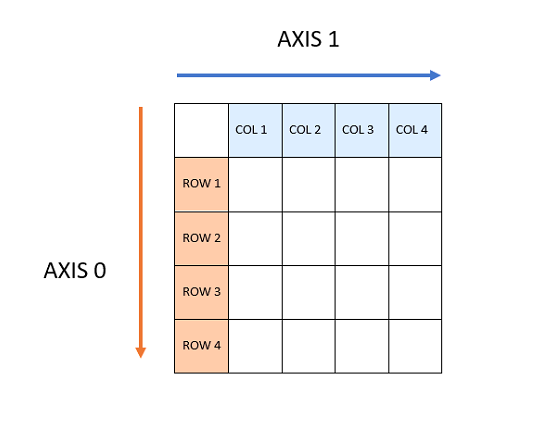
#> input picture Semester 5/Computer Vision and Deep Learning/Labs/Lab 1/axes.jpg, 542 x 429 px
$ jupyter execute 'Lab 1.ipynb'   (shell and % lines are left out)
#> lines starting #> are read from the running program, lines starting #| are printed output that depends on the picture
# Laboratory 1

Hello and welcome to your first laboratory! :)

This is an introductory session to Python and a few libraries that we'll frequently use in this course (numpy, matplotlib, opencv, keras).

After completing this session, you will:
* gain some basic image manipulation skills
* be able to vectorize code (avoid using for loops)
* get familiar with the concept of broadcasting in numpy

For some of the exercises you'll have the expected output displayed just below the cell, so that you can check if your output is correct.

[cell 1]
# library imports
import cv2
import tensorflow.keras as keras
import numpy as np
import matplotlib.pyplot as plt

#The line above is necesary to show Matplotlib's plots inside a Jupyter Notebook

# *numpy*

We'll frequently use the *numpy* library for this lecture; *numpy* is perhaps the most popular library used for scientific computing in Python. *numpy* works with multidimensional arrays, and provides several operations to efficiently manipulate these arrays.

An array contains elements of the same type, arranged in a grid of values. An array can be accessed by a tuple of non-negative integers, by booleans, by another array, or by integers, as we'll see later in this laboratory.

An array is described by its:
- rank - the number of dimensions of the array
- shape - a tuple that specifies the size of the array along each dimension
- type - the library provides several numeric datatypes (uint8, float32, int32 etc.)

There are several ways you can create an array in numpy:

[cell 2]
import numpy as np
# create an array with rank 1
a = np.array([1, 2, 3])
print('a is a numpy array ', type(a))
print('the shape of a is ', a.shape, ' and its rank is ', len(a.shape))
print('the type of the elements stored in a is ', a.dtype)
print('---')
b = np.array([[1.0, 2, 3],[4, 5, 6]])
print('the shape of b is ', b.shape, ' and its rank is ', len(b.shape))
print('the type of the elements stored in b is ', b.dtype)
print('---')
# numpy automatically determines the type of the elements that will be stored in the array
# but you can also specify the type in the constructor
c = np.array([[[0]]], dtype=np.uint8)
print('the shape of c is ', c.shape, ' and its rank is ', len(c.shape))
print('the type of the elements stored in c is ', c.dtype)

[cell 3]
# there are also other array constructors that you might find useful
a = np.zeros(shape=(1, 2)) # creates an array filled with 0s of shape (1, 2) - 1 row, two columns
print('zeros array {} of shape {}'.format(a, a.shape))

b = np.ones((224, 224, 3), dtype=np.uint8) # creates an array filled with ones of shape (224, 224, 3) and type uint8

c = np.full((4, 4, 3), 255) # creates an array filled with 255 of shape (4, 4, 3)

d = np.eye(3) # creates an identity matrix of size (3x3)
print('identity matrix of size 3x3 ', d)

r = np.random.random(10) # creates an array of 10 elements, filled with random values
print('array of 10 random elements ', r)

zl = np.zeros_like(r) # create a new array with the same shape as r, but filled with 0 values

## Indexing

[cell 4]
a = np.array([1, 2, 3])
print('a is ', a)
a[2] = 4
print('Set the 2nd element to 4')
print('Modified a is:')
print(a)

print('---')
b = np.eye(3)
b[1, 1] = 2
print('Modified b is')
print(b)

# you can use normal integer indexing
print('The first row of b is: ', b[0])
print('The second element from the second row of b is ', b[1, 1])

Similar to python lists, *numpy* allows you to <i>slice</i> the array; this is just a  flexible way to access subarrays.

[cell 5]
# slicing
a = np.arange(1, 10, 1) # returns an array with evenly spaced values in the interval [1, 10), with a step of 1
[1, 2, 3, 4, ..., 9]
print('a is \n', a)
print('a[3:6] is \n', a[3:6])   # get a slice from index 3 to 6 (exclusive)
print('a[3:] is \n', a[3:])    # get a slice from index 3 to the end
print('a[:3] is \n', a[:3])    # get a slice from the start to index 3 (exclusive)
print('a[4:-1] is \n', a[4:-1])  # get a slice from index 4 start to the last element of the array (exclusive)

print('---')

a = np.array([[1,2,3,4], [5,6,7,8], [9,10,11,12]])
print('a: ', a)

## ATTENTION! a slice is just a view on an array, so it points to the same data
# modifying it, it will modify the original array
r = a[:1,:]
print('row1:',  r)
print('a[0][0]: ', a[0, 0])
print('r[0][0]: ', r[0, 0])
print('r[0, 0] = 100')
r[0, 0] = 100
print('row1:',  r)
print('a[0][0]: ', a[0, 0])
print('r[0][0]: ', r[0, 0])

*numpy* also support integer array indexing.

Attention, there is a slight (and important) difference when using integer array indexing: when using slicing, the result will also be a subarray of the existing array (a view on the existing array), while integer array indexing allows you to create new arrays based on the the data in the original array.

[cell 6]
a = np.array(np.arange(0, 6, 1))
indices = [0, 2, 4]
b = a[indices] # this will get the elements from the indices 0, 2, 4 from the array a
print('original array: \n', a)
print('The elements in a from the indices', indices, 'are: \n', b)
print('---')

a = np.array([[1,2,3,4], [5,6,7,8], [9,10,11,12]])
indices = [[0, 1, 2], [2, 1, 0]] # this will get the elements from the indices (0, 2), (1, 1) and (2, 0) from the array a
b = a[tuple(indices)]  # b will be [3, 6, 9]
print('original array: \n', a)
print('The elements in the array at indices', indices, 'are: \n', b)

print('---')
# modifying this array, won't modify the original array
print(b)
b[0] = 100
print('b[0] = 100')
print('a = ', a)
print('b = ', b)

print('---')
print('More array indxing examples: ')
# with array indexing you can reuse the same index from the original array
b = a[[0, 0], [1, 1]]
print('b = ', b)
#  equivalent to
b = [a[0, 1], a[0, 1]]
print('b = ', b)

print('---')
print('Using array indexing to modify an element from each row in a matrix: ')
# modifing an element from each row in a matrix
ind = np.array([1, 0, 1])
a[np.arange(3), ind] = -100
print(a)

Array indexing can be mixed with slicing. When using slicing the resulting array will have the same rank as the original array, while when using array indexing you will get an array with a lower rank than the original array.

[cell 7]
a = np.array([[1,2,3,4], [5,6,7,8], [9,10,11,12]])
last_row_indexing = a[-1, :]
last_row_slicing = a[2:3, :]
print('Last row obtained with array indexing:\n',
      last_row_indexing, 'has shape:', last_row_indexing.shape)
print('Last row obtained with array indexing:\n',
      last_row_slicing, 'has shape:', last_row_slicing.shape)

*numpy* also allows you to use boolean array indexing, in which an array of booleans is used as a mask to select arbitrary elements in the array.

[cell 8]
a = np.array([11, 12, 13, 14])
indices = (a > 12)
# a > 12 returns an array of boolean of the same size as a;
# an element in this array is True is the element stored in the same position in a is larger than 12

print('a>12:\n', indices)
print('The numbers larger than 12 in a are:\n', a[indices])

## array operations
*numpy* provides functions and operator overload for various arithmetical operations on the arrays, such addition, subtraction, multiplication, dot products etc.

*Attention!!* **np.multiply** performs elementwise multiplication. If you want to perform matrix multiplication, you should use the **np.dot** function *!!*

[cell 9]
a = np.array([[1, 2],
             [3, 4]])
b = np.array([[11, 12],
             [13, 14]])

print('a is: ', a)
print('b is: ', b)
# elementwise operations
print('a+b is: \n', a + b)
print('a+b is: \n', np.add(a, b))

print('a-b is: \n', a - b)
print('a-b is: \n', np.subtract(a, b))

print('The maximum element in a is :', np.amax(a))
print('The position of this element in a is :', np.argmax(a)) # by defualt it returns the max in the flattened array

print('|a-b| is: \n', np.abs(a - b))

print('a*b (element wise) is: \n', a*b)
print('a*b (element wise) is: \n', np.multiply(a, b))

v = np.array([10, 20])
w = np.array([11, 11])
print('Dot product v x w is:\n', v.dot(w))
print('Dot product v x w is:\n', np.dot(v, w))

print('Dot product a x v (matrix x vector) is:\n', a.dot(v))

print('Dot product a x b (matrix x matrix) is:\n', a.dot(b))

## numpy axes

Another concept that is perhaps confusing for beginners in numpy is the concept of axes. As you'll see several mathematical functions (**np.sum**, **np.mean**, **np.min** etc.) require you to specify the axis along the operation should be applied.

Just as the cartesian coordinate system, numpy arrays have axes. For example, for a 2D array, the rows are the first axis (0 axis), and the columns are the second axis (axis 1).

[cell 10]
img_axes = cv2.imread('axes.jpg')
#> img_axes is the input picture: shape (429, 542, 3); mean B, G, R 245, 245.7, 247.5
dpi = plt.rcParams['figure.dpi']

height, width, depth = img_axes.shape
figsize = width / float(dpi), height / float(dpi)
plt.figure(figsize=figsize)
plt.imshow(img_axes)

Is is important to understand, for each operation, what the axis element controls.

For the common matemathical operations, which for example aggregate your data, the axis parameter controls which axis will be collapsed.
So, for example, if you have an array a, and you perform the operation np.sum(a, axis = 0), the rows will be collaped and this will sum down the columns. (It will not sum the rows).

[cell 11]
img_sum0 = cv2.imread('sum0.jpg')
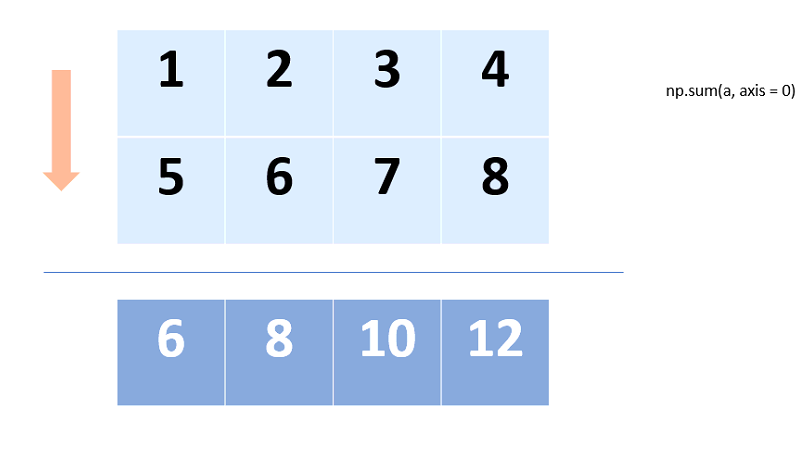
#> input picture Semester 5/Computer Vision and Deep Learning/Labs/Lab 1/sum0.jpg, 810 x 450 px
#> img_sum0 is the input picture: shape (450, 810, 3); mean B, G, R 247.4, 237.5, 229.9
dpi = plt.rcParams['figure.dpi']

height, width, depth = img_sum0.shape
figsize = width / float(dpi), height / float(dpi)
plt.figure(figsize=figsize)
plt.imshow(img_sum0)

Similarly, if you have an array a, and you perform the operation np.sum(a, axis = 1), the columns will be collaped and this will sum down the rows. (It will not sum the columns).

[cell 12]
img_sum1 = cv2.imread('sum1.jpg')
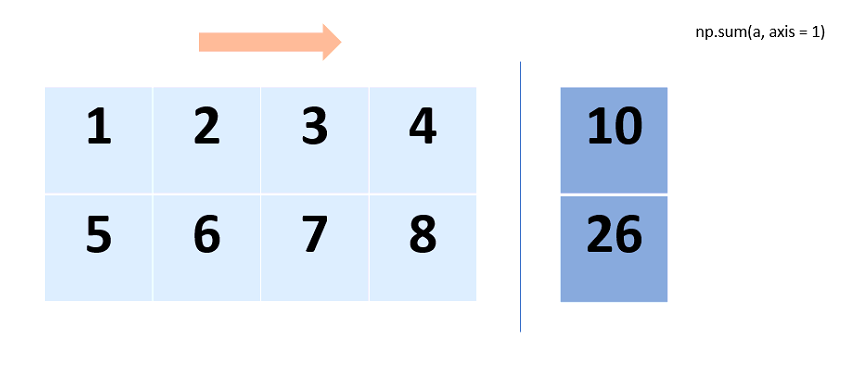
#> input picture Semester 5/Computer Vision and Deep Learning/Labs/Lab 1/sum1.jpg, 855 x 374 px
#> img_sum1 is the input picture: shape (374, 855, 3); mean B, G, R 246.9, 239.2, 233
dpi = plt.rcParams['figure.dpi']

height, width, depth = img_sum1.shape
figsize = width / float(dpi), height / float(dpi)
plt.figure(figsize=figsize)
plt.imshow(img_sum1)

Another example, for the concatentaion operation, the axis operator specifies the axis along which to stack the arrays.

If we specify the axis = 0 for concatenation, the arrays will be stacked along the rows (they will be concatenated vertically).

[cell 13]
img_concat0 = cv2.imread('concat0.jpg')
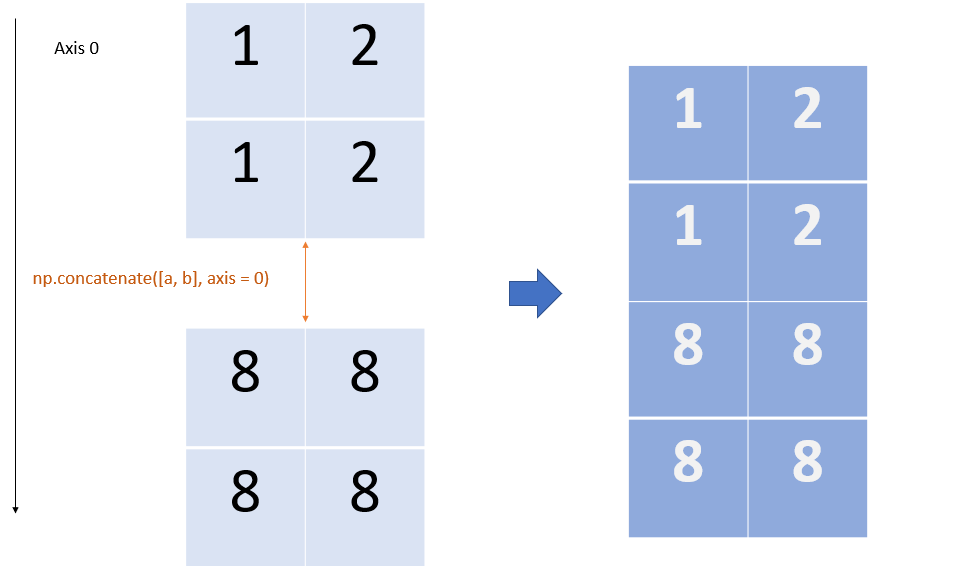
#> input picture Semester 5/Computer Vision and Deep Learning/Labs/Lab 1/concat0.jpg, 963 x 566 px
#> img_concat0 is the input picture: shape (566, 963, 3); mean B, G, R 243.2, 230.4, 223.5
dpi = plt.rcParams['figure.dpi']

height, width, depth = img_concat0.shape
figsize = width / float(dpi), height / float(dpi)
plt.figure(figsize=figsize)
plt.imshow(img_concat0)

If we specify the axis = 1 for concatenation, the arrays will be stacked along the columns (they will be concatenated horizontally).

[cell 14]
img_concat1 = cv2.imread('concat1.jpg')
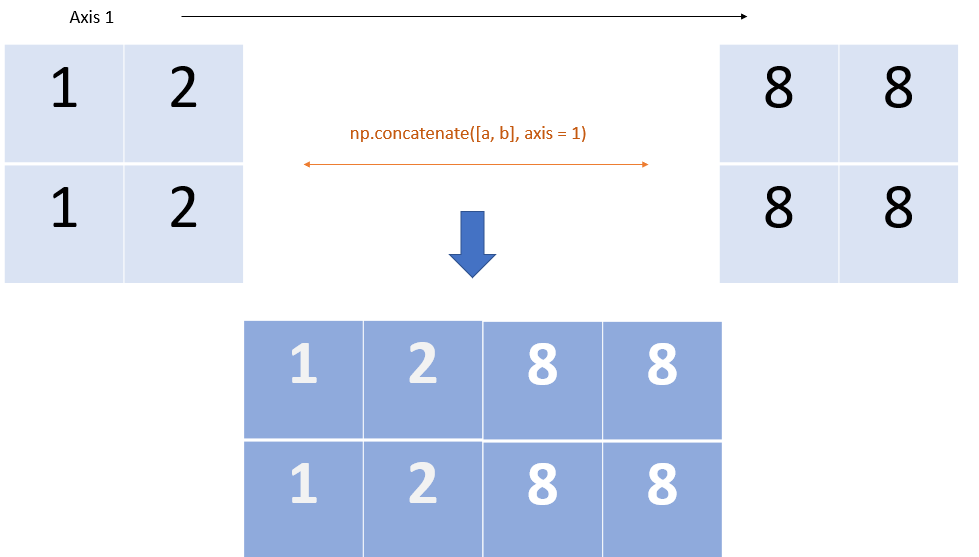
#> input picture Semester 5/Computer Vision and Deep Learning/Labs/Lab 1/concat1.jpg, 979 x 557 px
#> img_concat1 is the input picture: shape (557, 979, 3); mean B, G, R 243.1, 230.3, 223.4
dpi = plt.rcParams['figure.dpi']

height, width, depth = img_concat1.shape
figsize = width / float(dpi), height / float(dpi)
plt.figure(figsize=figsize)
plt.imshow(img_concat1)

[cell 15]
a = np.array([[1, 2, 3, 4], [5, 6, 7, 8]])

print('The sum of each column is: \n ', np.sum(a, axis = 0))

print('The sum of each row is: \n ', np.sum(a, axis = 1))

b = np.array([[1, 1, 1, 1], [2, 2, 2, 2]])

print('Concatenate verically: \n', np.concatenate([a, b], axis = 0))

print('Concatenate horizontally: \n', np.concatenate([a, b], axis = 1))

[cell 16]
# example with 1D arrays
a = np.array([0, 0, 0])
b = np.array([1, 1, 1])

print(np.concatenate([a, b], axis=0)) # attention! 1D arrays have only one axis

a = a.reshape((1, 3))
b = b[np.newaxis, :]

print(np.concatenate([a, b], axis=0))

# Good practice: reshape your arrays to (1, dim): a = a.reshape((1, 3))

## Vectorization

"<i>Vectorization is the art of getting rid of for loops in your code.</i>" (Andrew Ng)

numpy provides a series of functions that allow the programmer to perform mathematical computations on the elements of the array without having to explicitly loop over the array elements; these function are much more efficient as python delegates these tasks to compiled and optimized C code.

A formal definiton of vectorization is:
"In the context of high-level languages like Python, Matlab, and R, the term vectorization describes the use of optimized, pre-compiled code written in a low-level language (e.g. C) to perform mathematical operations over a sequence of data. This is done in place of an explicit iteration written in the native language code." (check this tutorial for details: https://www.pythonlikeyoumeanit.com/Module3_IntroducingNumpy/VectorizedOperations.html)

Using for loops to access array elements (when dealing with large data) is highly inefficient, as demonstrated in the examples below.
Therefore, especially for this course, when we'll deal with a lot of training data and large neural network architectures, you should always use vectorization when writing your code. Otherwise, it will take a very very very :) long time to get your model to perform a single iteration over your training data.

[cell 17]
import numpy as np
import time
a1 = np.random.rand(1000000)
a2 = np.random.rand(1000000)

t1 = time.time()
dp_vectorized = a1.dot(a2)
time_vectorized = time.time() - t1

t1 = time.time()
dp_loops = 0
for i in range(0, a1.shape[0]):
    dp_loops += a1[i]*a2[i]
time_loops = time.time() - t1

print(dp_vectorized)
print(dp_loops)

print('Time to compute dot product using loops: ', time_loops, 'milliseconds')
print('Time to compute dot product using vectorization: ', time_vectorized, 'milliseconds')
print('Speedup ', time_loops/time_vectorized)


arr_size = []
arr_time_vectorized = []
arr_time_loops = []


for sz in range(100, 1000000, 10000):
    t1 = time.time()
    a1 = np.random.rand(sz)
    a2 = np.random.rand(sz)
    dp_vectorized = a1.dot(a2)
    time_vectorized = time.time() - t1

    t1 = time.time()
    dp_loops = 0
    for i in range(0, a1.shape[0]):
        dp_loops += a1[i]*a2[i]
    time_loops = time.time() - t1
    arr_size.append(sz)

    arr_time_vectorized.append(time_vectorized)
    arr_time_loops.append(time_loops)


plt.plot(arr_size, arr_time_vectorized, label='vectorized')
plt.plot(arr_size, arr_time_loops, label='using loops')
plt.legend()
plt.xlabel('array size')
plt.ylabel('execution time (ms)')
plt.show()
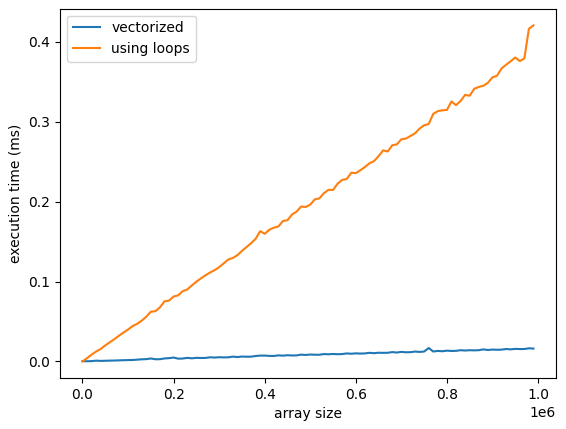
#> figure drawn by matplotlib, 1 panel; curve peaks at x = 760100, y = 0.0168; curve peaks at x = 990100, y = 0.421

## Broadcasting

Broadcasting is a *numpy* features that allows us to perfom operations on arrays with different shapes; frequently we many need to work with arrays with different size and apply some operations on these arrays. With broadcasting, if the arrays don't have the same size, the smaller size array is "broadcast" to match the shape of the larger array. This also helps with vectorizing array operations.

To be able to broadcast, the size of the arrays in the trailing axes must be the same, or one of these dimensions must be 1.
If the arrays don't have the same rank, we add 1 dimensions to the left (prepend the shape property with ones), until the arrays have the same rank.

Always, the result of broadcasting is the maximum size along each dimension from the input arrays.

You can check this tutorial for further information: http://scipy.github.io/old-wiki/pages/EricsBroadcastingDoc

[cell 18]
a = np.array([[1, 2, 3], [4, 5, 6], [7, 8, 9]]) # shape: (3, 3)
b = np.array([0, 1, 2]) # (1, 3)

x1 = np.array([[1, 2, 3]]) # shape: (1, 3)
x2 = np.array([1, 2, 3]).reshape((3, 1)) # shape: (3, 1)

print(x1)
print(x2)
print(x1+x2)
#np.array([[1], [2], [3]) -> (3,) -> (3, 1)
# [1, 2, 1]
# [2, 4, 2]
# [1, 2, 1]
# add the two vectors using broadcasting
s = a + b
print(s)

# the code snippet above is equvalent to the code below (but without making unnecessary copies)
print(b.shape)
b_expanded = np.tile(b, (3, 1)) # this stacks 3 copies of b -> (3, 3)
print(b_expanded.shape)
print(b_expanded)
s = a + b_expanded

# add a vector to each complun of a matrix
a = np.array([[1, 2, 3], [4, 5, 6]])
b = np.array([0, 2])
# transpose the matrix a (a.T) such that is has shape (3, 2), the array b has shape (2,)
# they can be broadcasted together and then we can transpose the result
print((a.T+b).T)

[cell 19]
a = np.array([0, 1, 2, 3])
b = np.array([4, 5, 6])
print(a.shape)
print(b.shape)

try:
    print(a+b)
except ValueError:
    print('Unable to broadcast arrays with shapes ', a.shape, b.shape)

a = a.reshape((4, 1))
# or you might see this syntax: a = a[:, np.newaxis]
print(a.shape)
print(b.shape)
print(a+b)
print((a+b).shape)

## Simple *numpy* exercise

I am sure that you were already familiar with all the concepts presented above, but a short recap is always welcomed.

Now let's do a very simple exercise with *numpy* arrays.

In a (4, 7) *numpy* array we store the statistics about coronavirus cases in the last week in our country.
The rows specify the number of tests with a positive test result, the number of tests with a negative test result (first testing for the subject), the number of inconclusive tests and the number of fatalities, respectively.
The columns specify the day of the week for which the statistics were reported.

Compute the following (without using any explicity for loop):
- the total number of tests performed each day
- the percentage of daily positive tests and the percentage of daily inconclusive tests (as an array with 2 rows and 7 columns)
- the day in which the maximum number of deaths occured
- the sum of daily deaths and positive test results for each working day (the result with be an array with 5 elements)
- the number of positive tests results, the number of tests with a negative test result, the number of inconclusive tests and the number of fatalities for the week as a (1, 4) array

[cell 20]
days = ['Monday', 'Tuesday', 'Wednesday', 'Thursday', 'Friday', 'Saturday', 'Sunday']
statistics = np.array([
                      [1200, 1234, 1580, 1468, 1300, 1367, 800], # positive test results
                      [24356, 24136, 22656, 22111, 22346, 18900, 14000], # negative test results
                      [134, 100, 491, 500, 301, 200, 300],  # inconclusive tests
                      [23, 14, 15, 16, 7, 5, 1]]) # number of fatalities

all_tests = statistics[:-1].sum(axis=0)
print(f"The total number of tests performed each day is: {all_tests}")
percentage = np.divide(statistics[[0, 2]], all_tests) * 100
print(f"The percentage of daily positive tests and the percentage of daily inconclusive tests: {percentage}")
print(f"The day in which the maximum number of deaths occured is: {days[statistics[3].argmax()]}")
print(f"The sum of daily deaths and positive test results for each working day is: "
      f"{(statistics[0] + statistics[3])[:5]}")
print(
    f"The number of positive tests results, the number of tests with a negative test result, "
    f"the number of inconclusive tests and the number of fatalities for the week: {statistics.sum(axis=1)}")

Expected output:

The total number of tests performed each day is:
[25690 25470 24727 24079 23947 20467 15100]

The percentage of daily positive tests and the percentage of daily inconclusive tests:
[[4.67107824 4.84491559 6.38977636 6.0965987  5.42865495 6.67904432
  5.29801325]
 [0.52160374 0.39261877 1.98568367 2.07649819 1.25694241 0.97718278
  1.98675497]]

The day in which the maximum number of deaths occured is:
Monday

The sum of daily deaths and positive test results for each working day is:
[[1223 1248 1595 1484 1307]]

The number of positive tests results, the number of tests with a negative test result, the number of inconclusive tests and the number of fatalities for the week:
[[  8949 148505   2026     81]]

# Plotting

During this course we'll frequently create plots to show the distribution of some data, to show the performance of the developed models etc. We'll use the *matplotlib* library for this.

Using this library is straightforward, and the function that we'll use the most is plot(). You can check more about this library in the documentation: https://matplotlib.org/3.3.1/contents.html .

For example, to display a sine wave we could do the following:

[cell 21]
import numpy as np
import matplotlib.pyplot as plt

# compute the x range
x = np.arange(0, 5 * np.pi, 0.1)
y = np.sin(x)

plt.plot(x, y)

# set the title and the name of the x and y axes
plt.title('Sine function')
plt.ylabel('sine value')

# show the figure
plt.show()
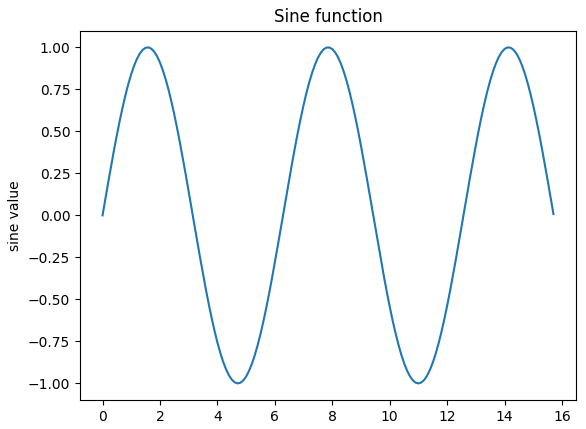
#> figure drawn by matplotlib, 1 panel; curve peaks at x = 1.6, y = 1
